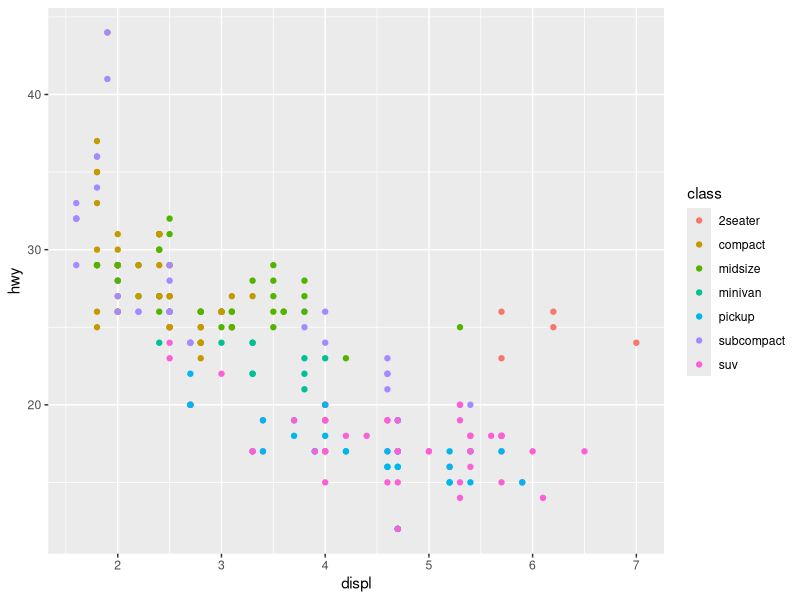
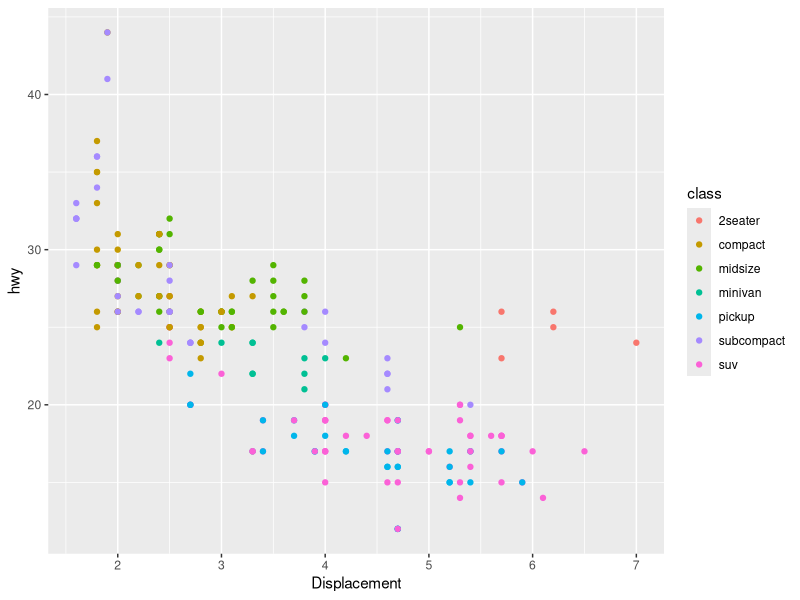
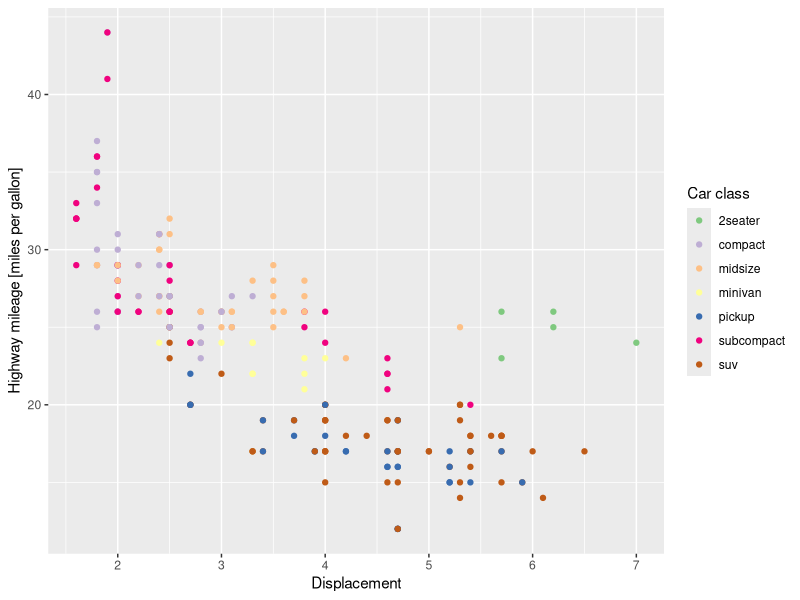
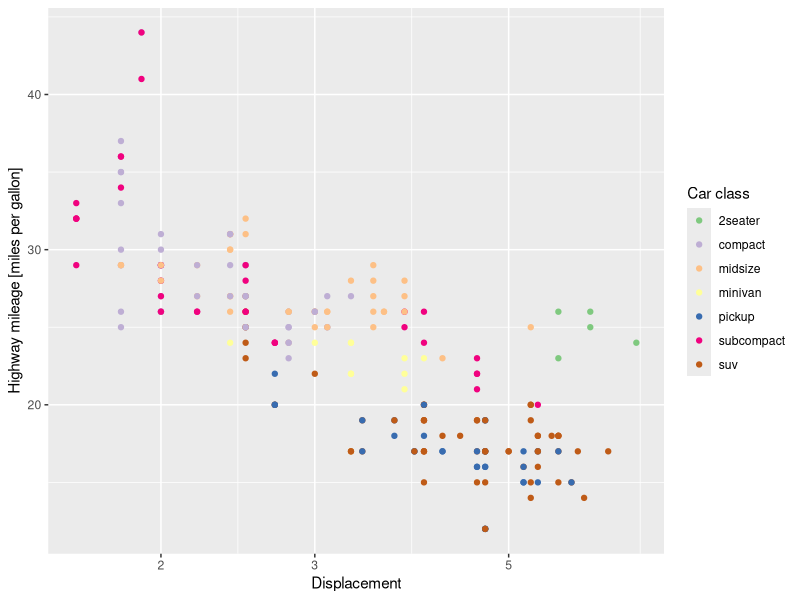
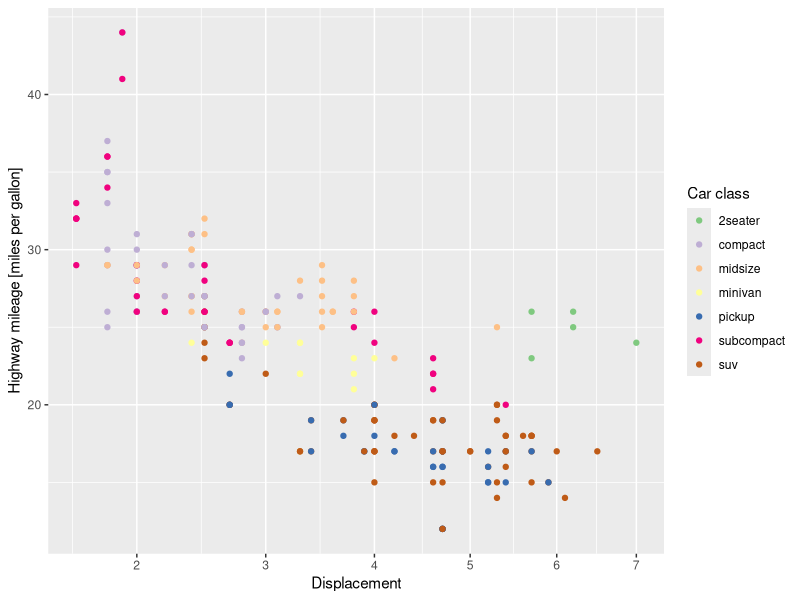
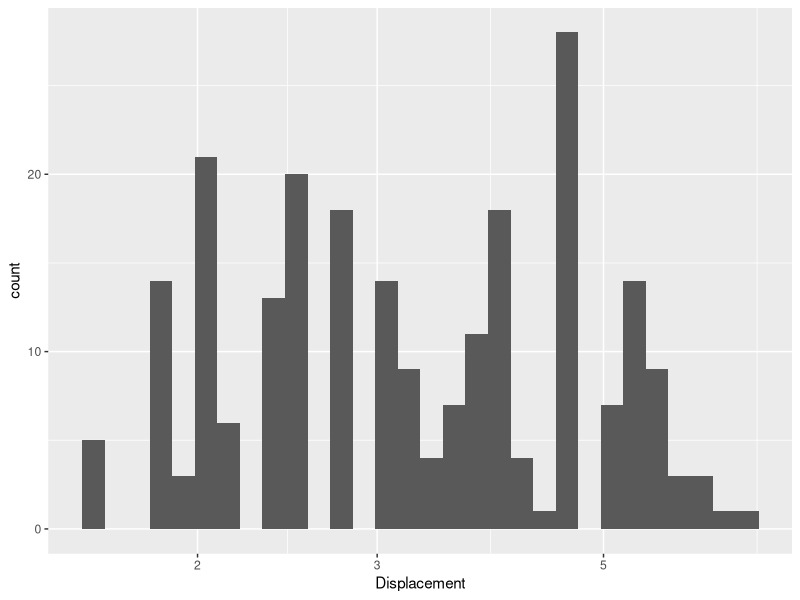
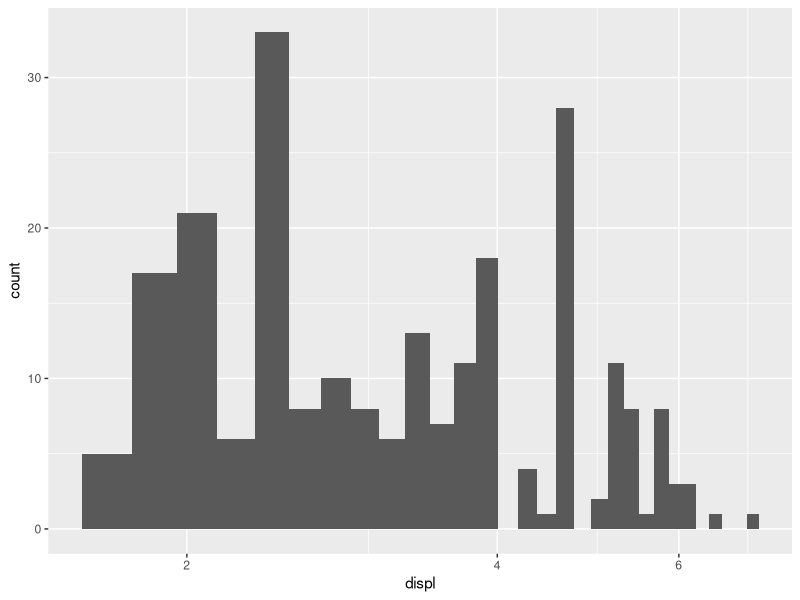
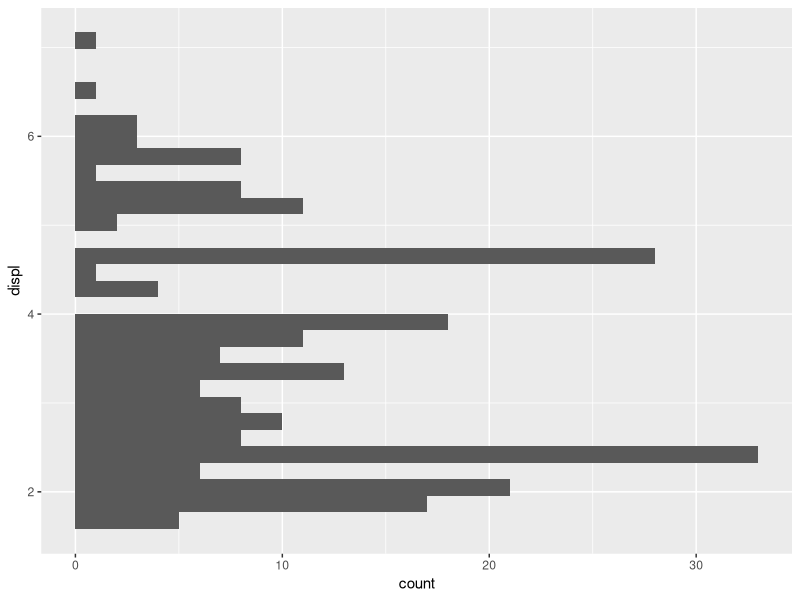

Write R code to recreate these figures, in order.
library(tidyverse)

mpg %>%
  ggplot(aes(x = displ, y = hwy, color = class)) +
  geom_point()

mpg %>%
  ggplot(aes(x = displ, y = hwy, color = class)) +
  geom_point() +
  xlab("Displacement")

mpg %>%
  ggplot(aes(x = displ, y = hwy, color = class)) +
  geom_point() +
  scale_x_continuous("Displacement") +
  scale_y_continuous("Highway mileage [miles per gallon]") +
  scale_color_brewer("Car class", palette = "Accent")

mpg %>%
  ggplot(aes(x = displ, y = hwy, color = class)) +
  geom_point() +
  scale_x_log10("Displacement") +
  scale_y_continuous("Highway mileage [miles per gallon]") +
  scale_color_brewer("Car class", palette = "Accent")

mpg %>%
  ggplot(aes(x = displ, y = hwy, color = class)) +
  geom_point() +
  scale_x_continuous("Displacement", trans = "sqrt") +
  scale_y_continuous("Highway mileage [miles per gallon]") +
  scale_color_brewer("Car class", palette = "Accent")

mpg %>%
  ggplot(aes(x = displ)) +
  geom_histogram() +
  scale_x_continuous("Displacement", trans = "log10")

mpg %>%
  ggplot(aes(x = displ)) +
  geom_histogram() +
  coord_trans(x = "log10")

mpg %>%
  ggplot(aes(x = displ)) +
  geom_histogram() +
  coord_flip()

mpg %>%
  ggplot(aes(x = displ)) +
  geom_histogram() +
  theme_bw(12)

my_theme <-
  theme_bw(12) +
  theme(legend.position = "bottom")

mpg %>%
  ggplot(aes(x = displ, color = class)) +
  geom_freqpoly() +
  my_theme

mpg %>%
  ggplot(aes(x = displ, color = class)) +
  geom_freqpoly() +
  theme_minimal()

# install.packages("ggthemr")
# install.packages("pubr")
